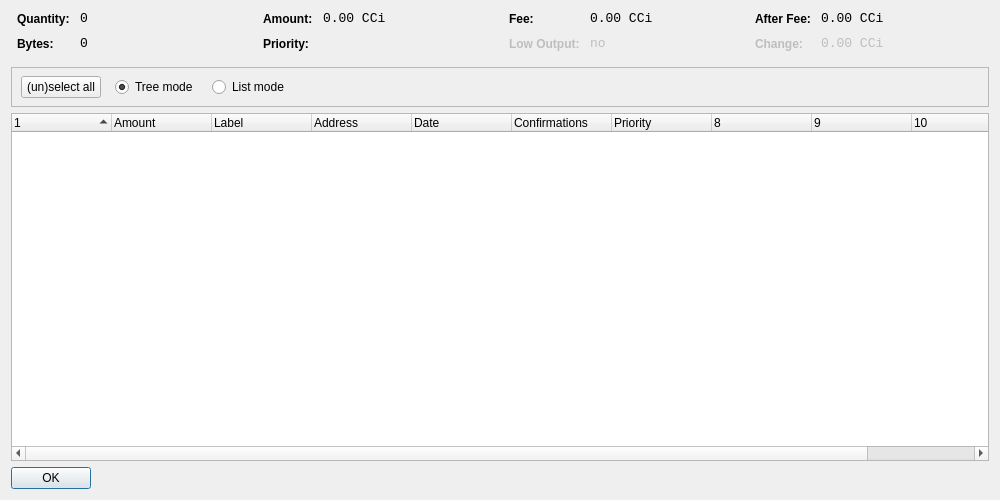
<?xml version="1.0" encoding="UTF-8"?>
<ui version="4.0">
 <class>CoinControlDialog</class>
 <widget class="QDialog" name="CoinControlDialog">
  <property name="geometry">
   <rect>
    <x>0</x>
    <y>0</y>
    <width>1000</width>
    <height>500</height>
   </rect>
  </property>
  <property name="windowTitle">
   <string>Coin Control</string>
  </property>
  <layout class="QVBoxLayout" name="verticalLayout">
   <item>
    <layout class="QHBoxLayout" name="horizontalLayoutTop" stretch="0,0,0,0">
     <property name="topMargin">
      <number>0</number>
     </property>
     <property name="bottomMargin">
      <number>10</number>
     </property>
     <item>
      <layout class="QFormLayout" name="formLayoutCoinControl1">
       <property name="horizontalSpacing">
        <number>10</number>
       </property>
       <property name="verticalSpacing">
        <number>10</number>
       </property>
       <property name="leftMargin">
        <number>6</number>
       </property>
       <property name="rightMargin">
        <number>6</number>
       </property>
       <item row="0" column="0">
        <widget class="QLabel" name="labelCoinControlQuantityText">
         <property name="styleSheet">
          <string notr="true">font-weight:bold;</string>
         </property>
         <property name="text">
          <string>Quantity:</string>
         </property>
        </widget>
       </item>
       <item row="0" column="1">
        <widget class="QLabel" name="labelCoinControlQuantity">
         <property name="font">
          <font>
           <family>Monospace</family>
           <pointsize>10</pointsize>
          </font>
         </property>
         <property name="cursor">
          <cursorShape>IBeamCursor</cursorShape>
         </property>
         <property name="contextMenuPolicy">
          <enum>Qt::ActionsContextMenu</enum>
         </property>
         <property name="text">
          <string>0</string>
         </property>
         <property name="textInteractionFlags">
          <set>Qt::LinksAccessibleByMouse|Qt::TextSelectableByKeyboard|Qt::TextSelectableByMouse</set>
         </property>
        </widget>
       </item>
       <item row="1" column="0">
        <widget class="QLabel" name="labelCoinControlBytesText">
         <property name="styleSheet">
          <string notr="true">font-weight:bold;</string>
         </property>
         <property name="text">
          <string>Bytes:</string>
         </property>
        </widget>
       </item>
       <item row="1" column="1">
        <widget class="QLabel" name="labelCoinControlBytes">
         <property name="font">
          <font>
           <family>Monospace</family>
           <pointsize>10</pointsize>
          </font>
         </property>
         <property name="cursor">
          <cursorShape>IBeamCursor</cursorShape>
         </property>
         <property name="contextMenuPolicy">
          <enum>Qt::ActionsContextMenu</enum>
         </property>
         <property name="text">
          <string>0</string>
         </property>
         <property name="textInteractionFlags">
          <set>Qt::LinksAccessibleByMouse|Qt::TextSelectableByKeyboard|Qt::TextSelectableByMouse</set>
         </property>
        </widget>
       </item>
      </layout>
     </item>
     <item>
      <layout class="QFormLayout" name="formLayoutCoinControl2">
       <property name="horizontalSpacing">
        <number>10</number>
       </property>
       <property name="verticalSpacing">
        <number>10</number>
       </property>
       <property name="leftMargin">
        <number>6</number>
       </property>
       <property name="rightMargin">
        <number>6</number>
       </property>
       <item row="0" column="0">
        <widget class="QLabel" name="labelCoinControlAmountText">
         <property name="styleSheet">
          <string notr="true">font-weight:bold;</string>
         </property>
         <property name="text">
          <string>Amount:</string>
         </property>
        </widget>
       </item>
       <item row="0" column="1">
        <widget class="QLabel" name="labelCoinControlAmount">
         <property name="font">
          <font>
           <family>Monospace</family>
           <pointsize>10</pointsize>
          </font>
         </property>
         <property name="cursor">
          <cursorShape>IBeamCursor</cursorShape>
         </property>
         <property name="contextMenuPolicy">
          <enum>Qt::ActionsContextMenu</enum>
         </property>
         <property name="text">
          <string>0.00 CCi</string>
         </property>
         <property name="textInteractionFlags">
          <set>Qt::LinksAccessibleByMouse|Qt::TextSelectableByKeyboard|Qt::TextSelectableByMouse</set>
         </property>
        </widget>
       </item>
       <item row="1" column="0">
        <widget class="QLabel" name="labelCoinControlPriorityText">
         <property name="styleSheet">
          <string notr="true">font-weight:bold;</string>
         </property>
         <property name="text">
          <string>Priority:</string>
         </property>
        </widget>
       </item>
       <item row="1" column="1">
        <widget class="QLabel" name="labelCoinControlPriority">
         <property name="font">
          <font>
           <family>Monospace</family>
           <pointsize>10</pointsize>
          </font>
         </property>
         <property name="cursor">
          <cursorShape>IBeamCursor</cursorShape>
         </property>
         <property name="contextMenuPolicy">
          <enum>Qt::ActionsContextMenu</enum>
         </property>
         <property name="text">
          <string/>
         </property>
         <property name="textInteractionFlags">
          <set>Qt::LinksAccessibleByMouse|Qt::TextSelectableByKeyboard|Qt::TextSelectableByMouse</set>
         </property>
        </widget>
       </item>
      </layout>
     </item>
     <item>
      <layout class="QFormLayout" name="formLayoutCoinControl3">
       <property name="horizontalSpacing">
        <number>10</number>
       </property>
       <property name="verticalSpacing">
        <number>10</number>
       </property>
       <property name="leftMargin">
        <number>6</number>
       </property>
       <property name="rightMargin">
        <number>6</number>
       </property>
       <item row="0" column="0">
        <widget class="QLabel" name="labelCoinControlFeeText">
         <property name="styleSheet">
          <string notr="true">font-weight:bold;</string>
         </property>
         <property name="text">
          <string>Fee:</string>
         </property>
        </widget>
       </item>
       <item row="0" column="1">
        <widget class="QLabel" name="labelCoinControlFee">
         <property name="font">
          <font>
           <family>Monospace</family>
           <pointsize>10</pointsize>
          </font>
         </property>
         <property name="cursor">
          <cursorShape>IBeamCursor</cursorShape>
         </property>
         <property name="contextMenuPolicy">
          <enum>Qt::ActionsContextMenu</enum>
         </property>
         <property name="text">
          <string>0.00 CCi</string>
         </property>
         <property name="textInteractionFlags">
          <set>Qt::LinksAccessibleByMouse|Qt::TextSelectableByKeyboard|Qt::TextSelectableByMouse</set>
         </property>
        </widget>
       </item>
       <item row="1" column="0">
        <widget class="QLabel" name="labelCoinControlLowOutputText">
         <property name="enabled">
          <bool>false</bool>
         </property>
         <property name="styleSheet">
          <string notr="true">font-weight:bold;</string>
         </property>
         <property name="text">
          <string>Low Output:</string>
         </property>
        </widget>
       </item>
       <item row="1" column="1">
        <widget class="QLabel" name="labelCoinControlLowOutput">
         <property name="enabled">
          <bool>false</bool>
         </property>
         <property name="font">
          <font>
           <family>Monospace</family>
           <pointsize>10</pointsize>
          </font>
         </property>
         <property name="cursor">
          <cursorShape>IBeamCursor</cursorShape>
         </property>
         <property name="contextMenuPolicy">
          <enum>Qt::ActionsContextMenu</enum>
         </property>
         <property name="text">
          <string>no</string>
         </property>
         <property name="textInteractionFlags">
          <set>Qt::LinksAccessibleByMouse|Qt::TextSelectableByKeyboard|Qt::TextSelectableByMouse</set>
         </property>
        </widget>
       </item>
      </layout>
     </item>
     <item>
      <layout class="QFormLayout" name="formLayoutCoinControl4">
       <property name="horizontalSpacing">
        <number>10</number>
       </property>
       <property name="verticalSpacing">
        <number>10</number>
       </property>
       <property name="leftMargin">
        <number>6</number>
       </property>
       <property name="rightMargin">
        <number>6</number>
       </property>
       <item row="0" column="0">
        <widget class="QLabel" name="labelCoinControlAfterFeeText">
         <property name="styleSheet">
          <string notr="true">font-weight:bold;</string>
         </property>
         <property name="text">
          <string>After Fee:</string>
         </property>
        </widget>
       </item>
       <item row="0" column="1">
        <widget class="QLabel" name="labelCoinControlAfterFee">
         <property name="font">
          <font>
           <family>Monospace</family>
           <pointsize>10</pointsize>
          </font>
         </property>
         <property name="cursor">
          <cursorShape>IBeamCursor</cursorShape>
         </property>
         <property name="contextMenuPolicy">
          <enum>Qt::ActionsContextMenu</enum>
         </property>
         <property name="text">
          <string>0.00 CCi</string>
         </property>
         <property name="textInteractionFlags">
          <set>Qt::LinksAccessibleByMouse|Qt::TextSelectableByKeyboard|Qt::TextSelectableByMouse</set>
         </property>
        </widget>
       </item>
       <item row="1" column="0">
        <widget class="QLabel" name="labelCoinControlChangeText">
         <property name="enabled">
          <bool>false</bool>
         </property>
         <property name="styleSheet">
          <string notr="true">font-weight:bold;</string>
         </property>
         <property name="text">
          <string>Change:</string>
         </property>
        </widget>
       </item>
       <item row="1" column="1">
        <widget class="QLabel" name="labelCoinControlChange">
         <property name="enabled">
          <bool>false</bool>
         </property>
         <property name="font">
          <font>
           <family>Monospace</family>
           <pointsize>10</pointsize>
          </font>
         </property>
         <property name="cursor">
          <cursorShape>IBeamCursor</cursorShape>
         </property>
         <property name="contextMenuPolicy">
          <enum>Qt::ActionsContextMenu</enum>
         </property>
         <property name="text">
          <string>0.00 CCi</string>
         </property>
         <property name="textInteractionFlags">
          <set>Qt::LinksAccessibleByMouse|Qt::TextSelectableByKeyboard|Qt::TextSelectableByMouse</set>
         </property>
        </widget>
       </item>
      </layout>
     </item>
    </layout>
   </item>
   <item>
    <widget class="QFrame" name="frame">
     <property name="minimumSize">
      <size>
       <width>0</width>
       <height>40</height>
      </size>
     </property>
     <property name="frameShape">
      <enum>QFrame::StyledPanel</enum>
     </property>
     <property name="frameShadow">
      <enum>QFrame::Sunken</enum>
     </property>
     <widget class="QWidget" name="horizontalLayoutWidget">
      <property name="geometry">
       <rect>
        <x>10</x>
        <y>0</y>
        <width>781</width>
        <height>41</height>
       </rect>
      </property>
      <layout class="QHBoxLayout" name="horizontalLayoutPanel" stretch="0,0,0,0,0">
       <property name="spacing">
        <number>14</number>
       </property>
       <item>
        <widget class="QPushButton" name="pushButtonSelectAll">
         <property name="sizePolicy">
          <sizepolicy hsizetype="Maximum" vsizetype="Fixed">
           <horstretch>0</horstretch>
           <verstretch>0</verstretch>
          </sizepolicy>
         </property>
         <property name="text">
          <string>(un)select all</string>
         </property>
        </widget>
       </item>
       <item>
        <widget class="QRadioButton" name="radioTreeMode">
         <property name="sizePolicy">
          <sizepolicy hsizetype="Maximum" vsizetype="Fixed">
           <horstretch>0</horstretch>
           <verstretch>0</verstretch>
          </sizepolicy>
         </property>
         <property name="text">
          <string>Tree mode</string>
         </property>
         <property name="checked">
          <bool>true</bool>
         </property>
        </widget>
       </item>
       <item>
        <widget class="QRadioButton" name="radioListMode">
         <property name="sizePolicy">
          <sizepolicy hsizetype="Maximum" vsizetype="Fixed">
           <horstretch>0</horstretch>
           <verstretch>0</verstretch>
          </sizepolicy>
         </property>
         <property name="text">
          <string>List mode</string>
         </property>
        </widget>
       </item>
       <item>
        <spacer name="horizontalSpacer">
         <property name="orientation">
          <enum>Qt::Horizontal</enum>
         </property>
         <property name="sizeHint" stdset="0">
          <size>
           <width>40</width>
           <height>20</height>
          </size>
         </property>
        </spacer>
       </item>
      </layout>
     </widget>
    </widget>
   </item>
   <item>
    <widget class="CoinControlTreeWidget" name="treeWidget">
     <property name="contextMenuPolicy">
      <enum>Qt::CustomContextMenu</enum>
     </property>
     <property name="sortingEnabled">
      <bool>false</bool>
     </property>
     <property name="columnCount">
      <number>11</number>
     </property>
     <attribute name="headerShowSortIndicator" stdset="0">
      <bool>true</bool>
     </attribute>
     <attribute name="headerStretchLastSection">
      <bool>false</bool>
     </attribute>
     <column>
      <property name="text">
       <string/>
      </property>
     </column>
     <column>
      <property name="text">
       <string>Amount</string>
      </property>
     </column>
     <column>
      <property name="text">
       <string>Label</string>
      </property>
     </column>
     <column>
      <property name="text">
       <string>Address</string>
      </property>
     </column>
     <column>
      <property name="text">
       <string>Date</string>
      </property>
     </column>
     <column>
      <property name="text">
       <string>Confirmations</string>
      </property>
      <property name="toolTip">
       <string>Confirmed</string>
      </property>
     </column>
     <column>
      <property name="text">
       <string>Priority</string>
      </property>
     </column>
     <column>
      <property name="text">
       <string/>
      </property>
     </column>
     <column>
      <property name="text">
       <string/>
      </property>
     </column>
     <column>
      <property name="text">
       <string/>
      </property>
     </column>
     <column>
      <property name="text">
       <string/>
      </property>
     </column>
    </widget>
   </item>
   <item>
    <widget class="QDialogButtonBox" name="buttonBox">
     <property name="sizePolicy">
      <sizepolicy hsizetype="Maximum" vsizetype="Fixed">
       <horstretch>0</horstretch>
       <verstretch>0</verstretch>
      </sizepolicy>
     </property>
     <property name="orientation">
      <enum>Qt::Horizontal</enum>
     </property>
     <property name="standardButtons">
      <set>QDialogButtonBox::Ok</set>
     </property>
    </widget>
   </item>
  </layout>
 </widget>
 <customwidgets>
  <customwidget>
   <class>CoinControlTreeWidget</class>
   <extends>QTreeWidget</extends>
   <header>coincontroltreewidget.h</header>
  </customwidget>
 </customwidgets>
 <resources/>
 <connections/>
</ui>
